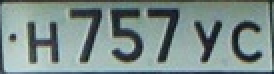
#> input picture images/1.png, 137 x 37 px, given in place of plate_10.jpg, which was not available (shown 2 times larger)
$ python Number_Plate_Recognition.py
#> lines starting #> are read from the running program, lines starting #| are printed output that depends on the picture; after the words box and inside, x2 and y2 are one past the last pixel; in counts of white or black regions, pixels touching at a corner belong together; pictures that were not available may be replaced by others from this repository, and a replacement may not be noted
import cv2
import pytesseract
import numpy as np

# https://towardsdatascience.com/russian-car-plate-detection-with-opencv-and-tesseractocr-dce3d3f9ff5c
# https://github.com/AlexandrVP/Car-number-plate-detection-and-recognition/blob/master/car_number_detector_ssd.py
import platform

if platform.system() == 'Windows':
    pytesseract.pytesseract.tesseract_cmd = "C:/Program Files/Tesseract-OCR/tesseract.exe"


image = cv2.imread('images/plate_10.jpg')
#> image is the input picture: shape (37, 137, 3); mean B, G, R 137.5, 140, 122.6

#cv2.imshow("Original", img)
#cv2.waitKey(0)

gray = cv2.cvtColor(image, cv2.COLOR_BGR2GRAY)
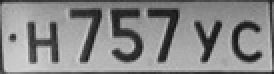
#> gray: shape (37, 137) (shown 2 times larger); min 16, max 217, mean 134.5

gray = cv2.bilateralFilter(gray, 11, 17, 17)

edged = cv2.Canny(gray, 170, 200)
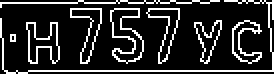
#> edged: shape (37, 137) (shown 2 times larger); 17.7% white in thin lines or dots

cnts, new = cv2.findContours(edged.copy(), cv2.RETR_LIST, cv2.CHAIN_APPROX_SIMPLE)
#> cnts = 16 contours, 4 with area under 20; largest, box (x1, y1, x2, y2) and area: (55, 4, 72, 32) 224, (55, 4, 72, 32) 205, (13, 11, 30, 32) 172, (13, 11, 30, 32) 166, (35, 4, 51, 32) 158; new = 16 rows, first 6: [1, -1, -1, -1], [2, 0, -1, -1], [3, 1, -1, -1], [4, 2, -1, -1], [5, 3, -1, -1], [6, 4, -1, -1]

image1 = image.copy()
cv2.drawContours(image1, cnts, -1, (0, 255, 0), 3)
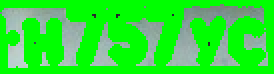
#> image1: shape (37, 137, 3) (shown 2 times larger); mean B, G, R 53.1, 228.4, 47.9
#cv2.imshow("Canny", image1)
#cv2.waitKey(0)

cnts = sorted(cnts, key=cv2.contourArea, reverse=True)[:30]
NumberPlateCount = None

image2 = image.copy()
cv2.drawContours(image2, cnts, -1, (0, 255, 0), 3)
#cv2.imshow("TOP 30 Contours", image2)
#cv2.waitKey(0)

count = 0
name = 1

for i in cnts:
    perimeter = cv2.arcLength(i, True)
    approx = cv2.approxPolyDP(i, 0.02*perimeter, True)

    if len(approx) == 4:
        NumberPlateCount = approx
        x, y, w, h = cv2.boundingRect(i)
        crp_img = image[y:y+h, x:x+w]
        cv2.imwrite('images/' + str(name) + '.png', crp_img)
        name += 1

        break
#> this loop made 13 passes
#> (perimeter, NumberPlateCount, x, y, w, h, name) on pass 13: (10, [[5, 17], [5, 20], [7, 20], [7, 17]], 5, 17, 3, 4, 2)
#> perimeter on passes 1 to 6: 115.4, 112.4, 97.56, 95.21, 87.21, 84.28
#> after the loop, name = 2

cv2.drawContours(image, NumberPlateCount, -1, (0, 255, 0), 3)
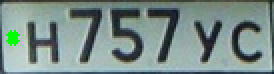
#> image: shape (37, 137, 3) (shown 2 times larger); 0.75% of pixels changed, all inside (x1, y1, x2, y2) = (3, 15, 10, 23)
#cv2.imshow("Final", image)
#cv2.waitKey(0)

crop_img_loc = 'images/2.png'
# [13 lines of commented-out code are left out]
carplate_extract_img_gray = cv2.cvtColor(cv2.imread(crop_img_loc), cv2.COLOR_RGB2GRAY)
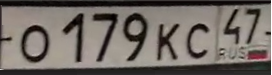
#> input picture images/2.png, 272 x 75 px
#> carplate_extract_img_gray: shape (75, 272); min 0, max 255, mean 104.8
# Apply median blur
carplate_extract_img_gray_blur = cv2.medianBlur(carplate_extract_img_gray, 3) # kernel size 3

carplate_extract_img_gray_blur_edged = cv2.Canny(carplate_extract_img_gray_blur, 100, 100)
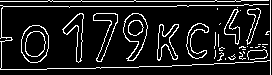
#> carplate_extract_img_gray_blur_edged: shape (75, 272); 11.9% white in thin lines or dots
#cv2.imshow("Canny", carplate_extract_img_gray_blur_edged)
#cv2.waitKey(0)
"""
# Testing all PSM values
for i in range(3, 14):
    print(f'PSM: {i}')
    print(pytesseract.image_to_string(carplate_extract_img_gray_blur, config=f'--psm {i} --oem 3 -c tessedit_char_whitelist=ABCDEHKMNOPTXY0123456789'))
"""
#"""
for i in range(3, 14):
    print(f'PSM: {i}')
#> (the run stopped early here; a loop or call above may not have finished)
